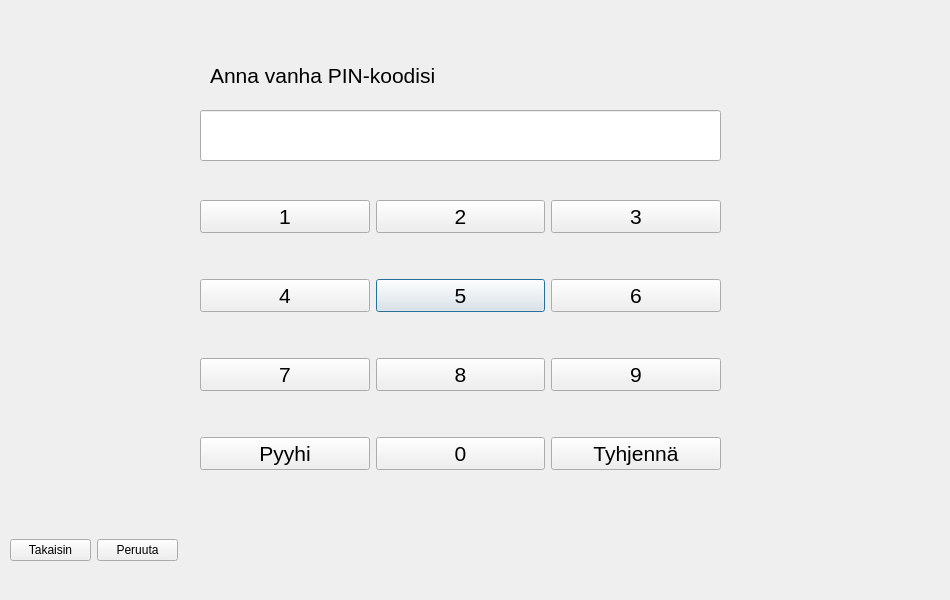
<?xml version="1.0" encoding="UTF-8"?>
<ui version="4.0">
 <class>vaihdaPin</class>
 <widget class="QDialog" name="vaihdaPin">
  <property name="geometry">
   <rect>
    <x>0</x>
    <y>0</y>
    <width>950</width>
    <height>600</height>
   </rect>
  </property>
  <property name="windowTitle">
   <string>Dialog</string>
  </property>
  <widget class="QWidget" name="gridLayoutWidget">
   <property name="geometry">
    <rect>
     <x>200</x>
     <y>160</y>
     <width>521</width>
     <height>351</height>
    </rect>
   </property>
   <layout class="QGridLayout" name="gridLayout_4">
    <item row="2" column="1">
     <widget class="QPushButton" name="Bu5">
      <property name="font">
       <font>
        <pointsize>16</pointsize>
       </font>
      </property>
      <property name="text">
       <string>5</string>
      </property>
     </widget>
    </item>
    <item row="1" column="2">
     <widget class="QPushButton" name="Bu3">
      <property name="font">
       <font>
        <pointsize>16</pointsize>
       </font>
      </property>
      <property name="text">
       <string>3</string>
      </property>
     </widget>
    </item>
    <item row="3" column="2">
     <widget class="QPushButton" name="Bu9">
      <property name="font">
       <font>
        <pointsize>16</pointsize>
       </font>
      </property>
      <property name="text">
       <string>9</string>
      </property>
     </widget>
    </item>
    <item row="2" column="2">
     <widget class="QPushButton" name="Bu6">
      <property name="font">
       <font>
        <pointsize>16</pointsize>
       </font>
      </property>
      <property name="text">
       <string>6</string>
      </property>
     </widget>
    </item>
    <item row="3" column="1">
     <widget class="QPushButton" name="Bu8">
      <property name="font">
       <font>
        <pointsize>16</pointsize>
       </font>
      </property>
      <property name="text">
       <string>8</string>
      </property>
     </widget>
    </item>
    <item row="1" column="0">
     <widget class="QPushButton" name="Bu1">
      <property name="font">
       <font>
        <pointsize>16</pointsize>
       </font>
      </property>
      <property name="text">
       <string>1</string>
      </property>
     </widget>
    </item>
    <item row="2" column="0">
     <widget class="QPushButton" name="Bu4">
      <property name="font">
       <font>
        <pointsize>16</pointsize>
       </font>
      </property>
      <property name="text">
       <string>4</string>
      </property>
     </widget>
    </item>
    <item row="4" column="1">
     <widget class="QPushButton" name="Bu0">
      <property name="font">
       <font>
        <pointsize>16</pointsize>
       </font>
      </property>
      <property name="text">
       <string>0</string>
      </property>
     </widget>
    </item>
    <item row="3" column="0">
     <widget class="QPushButton" name="Bu7">
      <property name="font">
       <font>
        <pointsize>16</pointsize>
       </font>
      </property>
      <property name="text">
       <string>7</string>
      </property>
     </widget>
    </item>
    <item row="1" column="1">
     <widget class="QPushButton" name="Bu2">
      <property name="font">
       <font>
        <pointsize>16</pointsize>
       </font>
      </property>
      <property name="text">
       <string>2</string>
      </property>
     </widget>
    </item>
    <item row="4" column="0">
     <widget class="QPushButton" name="pyyhi">
      <property name="font">
       <font>
        <pointsize>16</pointsize>
       </font>
      </property>
      <property name="text">
       <string>Pyyhi</string>
      </property>
     </widget>
    </item>
    <item row="4" column="2">
     <widget class="QPushButton" name="tyhjenna">
      <property name="font">
       <font>
        <pointsize>16</pointsize>
       </font>
      </property>
      <property name="text">
       <string>Tyhjennä</string>
      </property>
     </widget>
    </item>
   </layout>
  </widget>
  <widget class="QLineEdit" name="lineEdit">
   <property name="geometry">
    <rect>
     <x>200</x>
     <y>110</y>
     <width>521</width>
     <height>51</height>
    </rect>
   </property>
   <property name="font">
    <font>
     <pointsize>28</pointsize>
    </font>
   </property>
   <property name="echoMode">
    <enum>QLineEdit::PasswordEchoOnEdit</enum>
   </property>
   <property name="alignment">
    <set>Qt::AlignCenter</set>
   </property>
  </widget>
  <widget class="QLabel" name="label">
   <property name="geometry">
    <rect>
     <x>210</x>
     <y>60</y>
     <width>511</width>
     <height>31</height>
    </rect>
   </property>
   <property name="font">
    <font>
     <pointsize>16</pointsize>
    </font>
   </property>
   <property name="text">
    <string>Anna vanha PIN-koodisi</string>
   </property>
  </widget>
  <widget class="QWidget" name="horizontalLayoutWidget">
   <property name="geometry">
    <rect>
     <x>10</x>
     <y>510</y>
     <width>168</width>
     <height>80</height>
    </rect>
   </property>
   <layout class="QHBoxLayout" name="horizontalLayout">
    <item>
     <widget class="QPushButton" name="takaisin">
      <property name="text">
       <string>Takaisin</string>
      </property>
     </widget>
    </item>
    <item>
     <widget class="QPushButton" name="peruuta">
      <property name="text">
       <string>Peruuta</string>
      </property>
     </widget>
    </item>
   </layout>
  </widget>
 </widget>
 <resources/>
 <connections/>
</ui>
